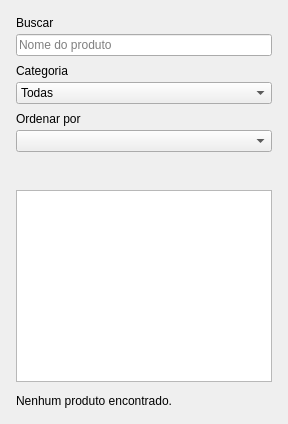
<?xml version="1.0" encoding="UTF-8"?>
<!-- A estrutura da tela, como o index.html do jQuery e o layout XML do Views.
     A aparência fica em estilo.qss, como o estilo.css; só o espaçamento
     entre os elementos fica aqui, porque o QSS não alcança os layouts. -->
<ui version="4.0">
 <class>Janela</class>
 <widget class="QWidget" name="Janela">
  <property name="windowTitle">
   <string>Lista filtrável</string>
  </property>
  <layout class="QVBoxLayout" name="catalogo">
   <property name="spacing">
    <number>12</number>
   </property>
   <property name="leftMargin">
    <number>16</number>
   </property>
   <property name="topMargin">
    <number>16</number>
   </property>
   <property name="rightMargin">
    <number>16</number>
   </property>
   <property name="bottomMargin">
    <number>16</number>
   </property>
   <item>
    <layout class="QVBoxLayout" name="filtros">
     <property name="spacing">
      <number>8</number>
     </property>
     <!-- Como o <label>: o texto e o controle que ele nomeia (buddy). -->
     <item>
      <layout class="QVBoxLayout" name="rotuloBusca">
       <property name="spacing">
        <number>4</number>
       </property>
       <item>
        <widget class="QLabel" name="textoBusca">
         <property name="text">
          <string>Buscar</string>
         </property>
         <property name="buddy">
          <cstring>busca</cstring>
         </property>
        </widget>
       </item>
       <item>
        <widget class="QLineEdit" name="busca">
         <property name="placeholderText">
          <string>Nome do produto</string>
         </property>
        </widget>
       </item>
      </layout>
     </item>
     <item>
      <layout class="QVBoxLayout" name="rotuloCategoria">
       <property name="spacing">
        <number>4</number>
       </property>
       <item>
        <widget class="QLabel" name="textoCategoria">
         <property name="text">
          <string>Categoria</string>
         </property>
         <property name="buddy">
          <cstring>categoria</cstring>
         </property>
        </widget>
       </item>
       <item>
        <widget class="QComboBox" name="categoria">
         <item>
          <property name="text">
           <string>Todas</string>
          </property>
         </item>
        </widget>
       </item>
      </layout>
     </item>
     <item>
      <layout class="QVBoxLayout" name="rotuloOrdem">
       <property name="spacing">
        <number>4</number>
       </property>
       <item>
        <widget class="QLabel" name="textoOrdem">
         <property name="text">
          <string>Ordenar por</string>
         </property>
         <property name="buddy">
          <cstring>ordem</cstring>
         </property>
        </widget>
       </item>
       <item>
        <widget class="QComboBox" name="ordem"/>
       </item>
      </layout>
     </item>
    </layout>
   </item>
   <item>
    <widget class="QLabel" name="contagem">
     <property name="papel" stdset="0">
      <string>contagem</string>
     </property>
    </widget>
   </item>
   <item>
    <!-- Como o <ul>: os itens vêm de ItemProduto.ui. -->
    <widget class="QListWidget" name="produtos"/>
   </item>
   <item>
    <widget class="QLabel" name="vazio">
     <property name="papel" stdset="0">
      <string>vazio</string>
     </property>
     <property name="text">
      <string>Nenhum produto encontrado.</string>
     </property>
    </widget>
   </item>
  </layout>
 </widget>
 <resources/>
 <connections/>
</ui>
